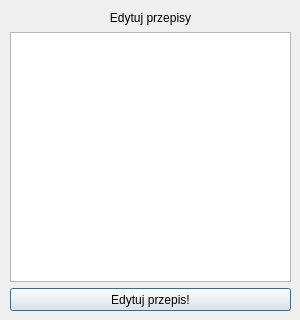
<?xml version="1.0" encoding="UTF-8"?>
<ui version="4.0">
 <class>EditPrzepisyDialog</class>
 <widget class="QDialog" name="EditPrzepisyDialog">
  <property name="geometry">
   <rect>
    <x>0</x>
    <y>0</y>
    <width>300</width>
    <height>320</height>
   </rect>
  </property>
  <property name="windowTitle">
   <string>Dialog</string>
  </property>
  <widget class="QWidget" name="verticalLayoutWidget">
   <property name="geometry">
    <rect>
     <x>10</x>
     <y>10</y>
     <width>281</width>
     <height>301</height>
    </rect>
   </property>
   <layout class="QVBoxLayout" name="verticalLayout">
    <item>
     <widget class="QLabel" name="label">
      <property name="minimumSize">
       <size>
        <width>0</width>
        <height>16</height>
       </size>
      </property>
      <property name="maximumSize">
       <size>
        <width>16777215</width>
        <height>16</height>
       </size>
      </property>
      <property name="text">
       <string>Edytuj przepisy</string>
      </property>
      <property name="alignment">
       <set>Qt::AlignCenter</set>
      </property>
     </widget>
    </item>
    <item>
     <widget class="QListWidget" name="listWidget"/>
    </item>
    <item>
     <widget class="QPushButton" name="pushButton">
      <property name="minimumSize">
       <size>
        <width>0</width>
        <height>23</height>
       </size>
      </property>
      <property name="maximumSize">
       <size>
        <width>16777215</width>
        <height>23</height>
       </size>
      </property>
      <property name="text">
       <string>Edytuj przepis!</string>
      </property>
     </widget>
    </item>
   </layout>
  </widget>
 </widget>
 <resources/>
 <connections/>
</ui>
